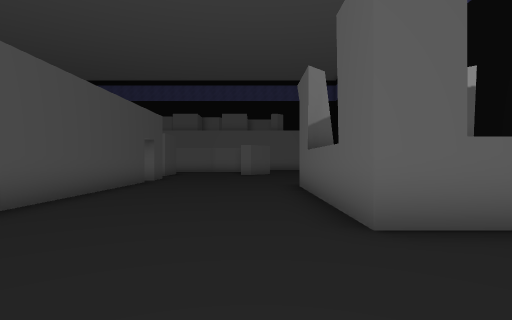
view 1 (above)

16 first-person views from a walk through a 3-D level made in the Unity game engine. The camera is 1.5 m above the floor, looks level and sees 80° across. The floor is counted in squares, 2 m on a side. Each view is taken from the middle of a square. On the plan, view 1 faces up. The plan holds only what a view shows up to about 10 squares ahead; the rest is blank. The place goes on beyond the plan. The player is left out. Some animated figures are not drawn. Door leaves are left out, so doorways stand open. Some surface patterns are stand-ins.

view 2
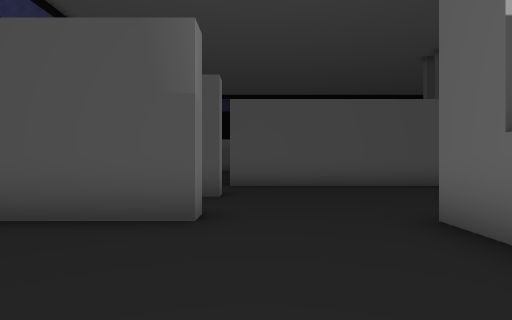

view 3
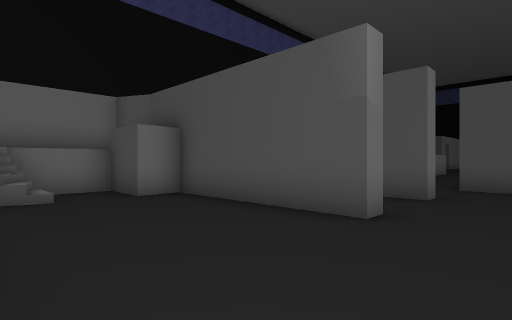

view 4
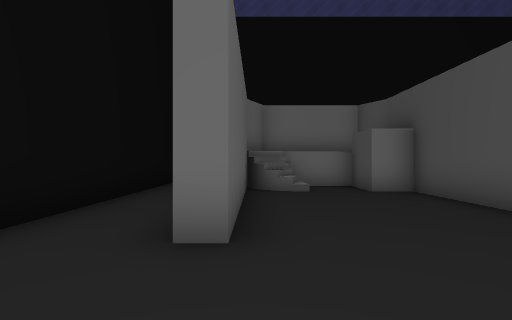

view 5
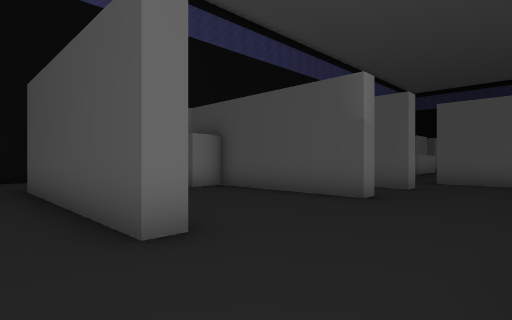

view 6
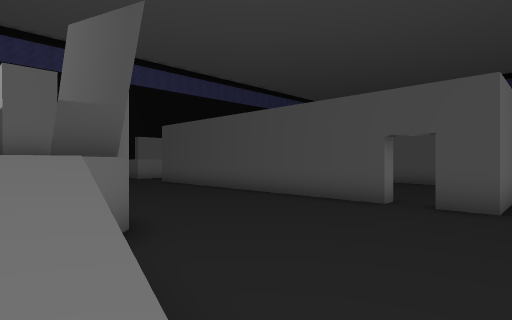

view 7
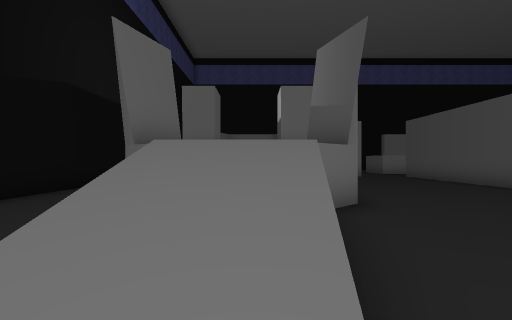

view 8
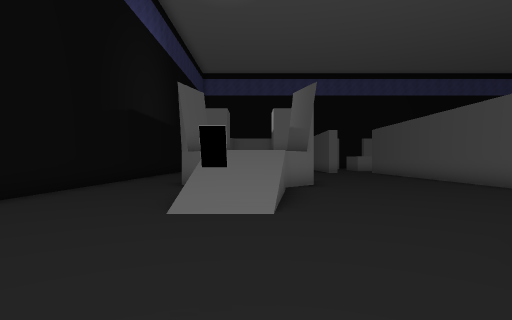

view 9
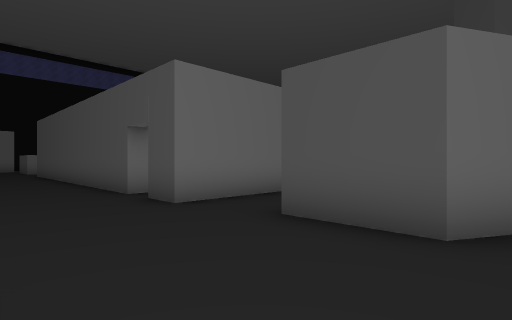

view 10
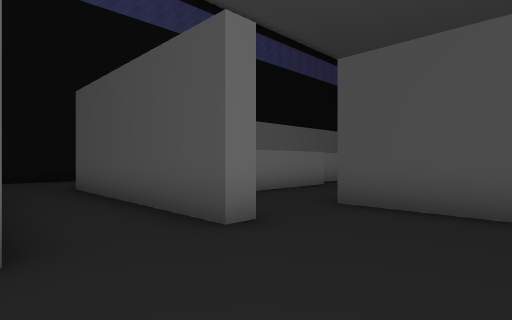

view 11
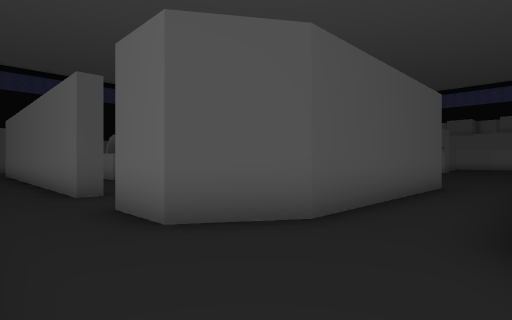

view 12
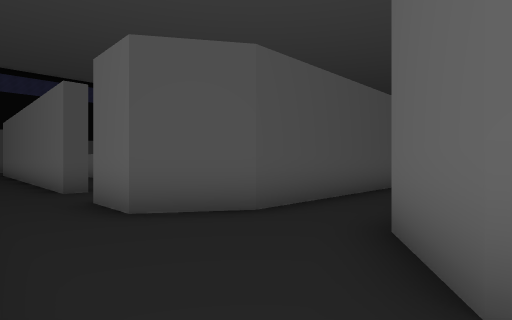

view 13
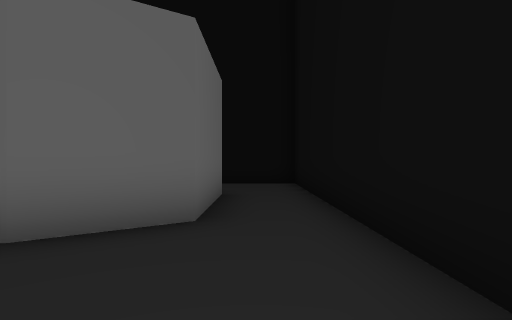

view 14
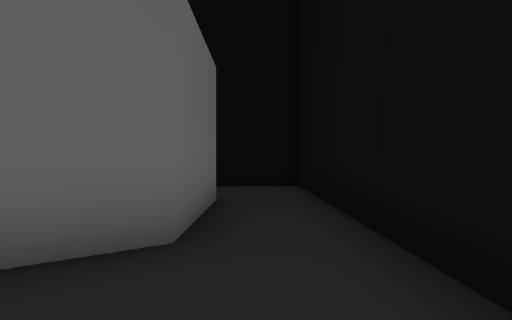

view 15
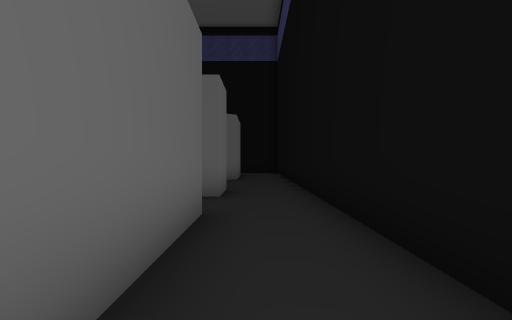

view 16
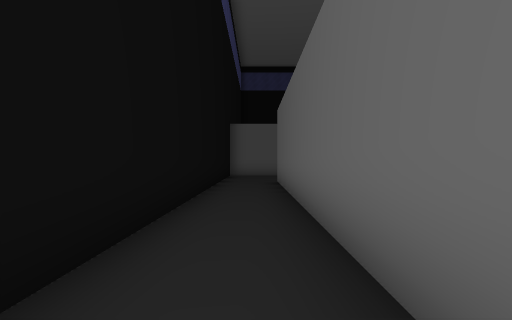

### Floor plan
Key: @ floor where view 1 was taken; # wall or solid block; . main floor; : floor 2 m higher than the main floor; / step, stairs or slope; D open door; = window, fence, low wall or low ledge.
Columns run from 16 left of view 1 to 8 right of it. Each row starts with its distance up from view 1.
 18                    .
 17            #.. .  ...
 16            ##..  .....
 15             #..........
 14            .............
 13           .........//...
 12          ####......//...
 11           ..D......//...
 10           ..#......::...
  9             #....#:  #..
  8             #....#   #..
  7             #.....
  6             #.....
  5             #.....
  4             #.....#  #
  3             #......... .
  2             #..........
  1             #...........
  0             #..#@#....#.#
 -1           .... #.#....#.#
 -2          ....  #.#....#.
 -3          ####  #.#....#.
 -4                #.#....#.
 -5                #.##./##.
 -6        ....   ##.###=#.
 -7 ###########..##..#####..
 -8 ........................
 -9 ........................
-10    ###########  #######

Where each view was taken, in squares from view 1:
view 1: 0 up, 0 right, facing up
view 2: 1 up, 5 right, facing left
view 3: 2 up, 5 right, facing down-left
view 4: 3 up, 5 right, facing down
view 5: 3 up, 7 right, facing down-left
view 6: 13 up, 3 right, facing down-left
view 7: 14 up, 3 right, facing down
view 8: 18 up, 3 right, facing down
view 9: 17 up, 1 left, facing down-left
view 10: 3 up, 1 right, facing down-left
view 11: 9 down, 1 right, facing up-left
view 12: 9 down, 2 right, facing up-left
view 13: 8 down, 2 left, facing right
view 14: 8 down, 1 left, facing right
view 15: 8 down, 10 left, facing right
view 16: 8 down, 6 left, facing left
